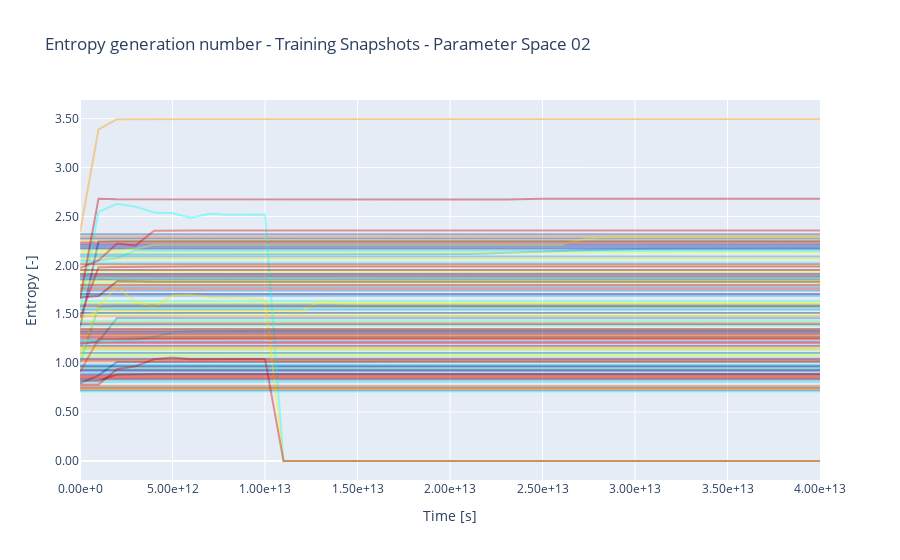

Notebook source saved alongside this figure:
### Markdown cell above
### Plot entropy generation number

### Code cell
fig = go.Figure()

for idx_snap, entropies in enumerate(entropy_gen_number):
    fig.add_trace(go.Scatter(x=list(comsol_data.times.values()),
                             y=entropies,
                                mode='lines',
                                name=f"{idx_snap:03d}",
                                opacity=0.4,
                            line=dict(color=colors[idx_snap])
                ))
    
fig.update_layout(
    xaxis_tickformat='.2e',  # Format x-axis numbers to 2 decimal places
    yaxis_tickformat='.2f',  # Format y-axis numbers to 2 decimal places
    showlegend=False,        # Hide the legend
    title=f"Entropy generation number - {DATA_TYPE} Snapshots - Parameter Space {PARAMETER_SPACE}",       # Optional: add a title
    xaxis_title="Time [s]",    # Optional: label for x-axis
    yaxis_title="Entropy [-]"     # Optional: label for y-axis
)

fig.write_image(import_folder / "Exports" / f"{DATA_TYPE}_EntropyGenerationNumber.png")
fig.show()
